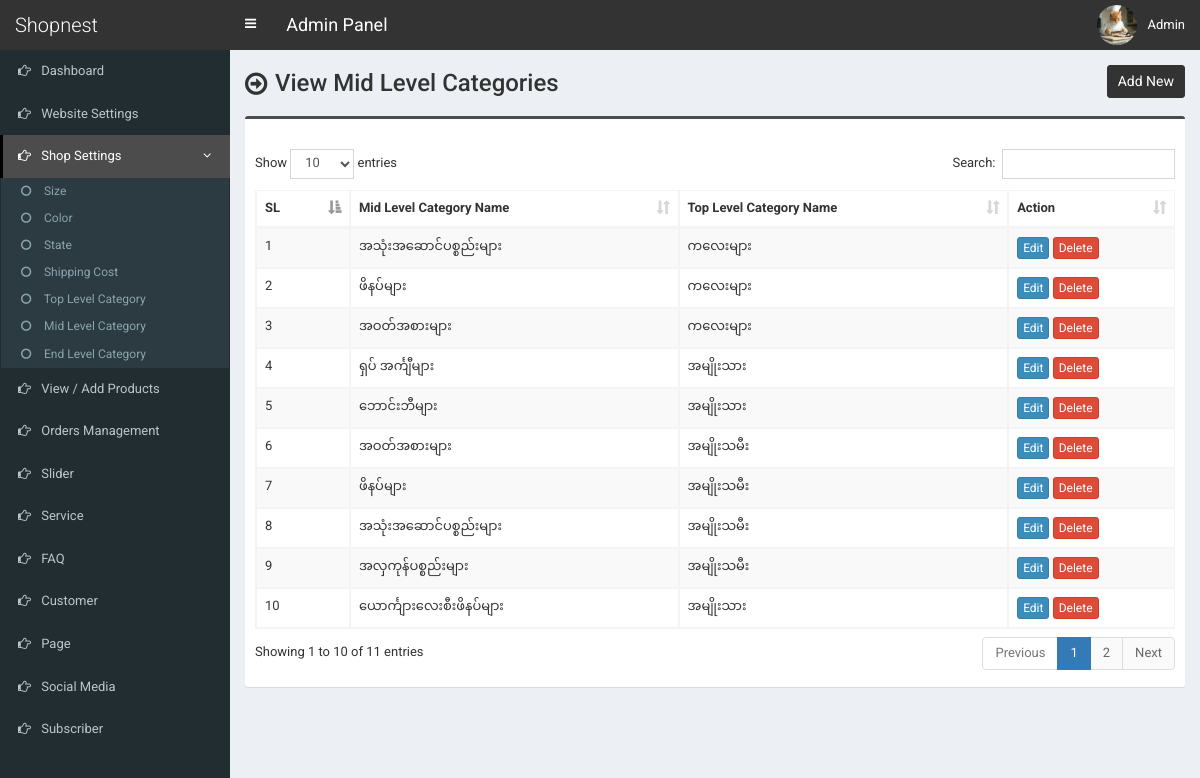
The page /admin/mid-category.php (signed in) on the database its author committed.
### tables this page shows
CREATE TABLE `tbl_mid_category` (
  `mcat_id` int(11) NOT NULL,
  `mcat_name` varchar(255) NOT NULL,
  `tcat_id` int(11) NOT NULL
);

CREATE TABLE `tbl_top_category` (
  `tcat_id` int(11) NOT NULL,
  `tcat_name` varchar(255) NOT NULL,
  `show_on_menu` int(1) NOT NULL
);

### admin/mid-category.php (the view, shortened to what this page needs)
<?php require_once('header.php'); ?>
<section class="content-header">
	<div class="content-header-left">
		<h1>View Mid Level Categories</h1>
	</div>
	<div class="content-header-right">
		<a href="mid-category-add.php" class="btn btn-primary btn-sm">Add New</a>
	</div>
</section>
<section class="content">
  <div class="row">
    <div class="col-md-12">
      <div class="box box-info">
        <div class="box-body table-responsive">
          <table id="example1" class="table table-bordered table-striped">
			<thead>
			    <tr>
			        <th>SL</th>
			        <th>Mid Level Category Name</th>
                    <th>Top Level Category Name</th>
			        <th>Action</th>
			    </tr>
			</thead>
            <tbody>
            	<?php
            	$i=0;
            	$statement = $pdo->prepare("SELECT *
                                    FROM tbl_mid_category t1
                                    JOIN tbl_top_category t2
                                    ON t1.tcat_id = t2.tcat_id
                                    ORDER BY t1.mcat_id DESC");
            	$statement->execute();
            	$result = $statement->fetchAll(PDO::FETCH_ASSOC);
            	foreach ($result as $row) {
            		$i++;
            		?>
					<tr>
	                    <td><?php echo $i; ?></td>
	                    <td><?php echo $row['mcat_name']; ?></td>
                        <td><?php echo $row['tcat_name']; ?></td>
	                    <td>
	                        <a href="mid-category-edit.php?id=<?php echo $row['mcat_id']; ?>" class="btn btn-primary btn-xs">Edit</a>
	                        <a href="#" class="btn btn-danger btn-xs" data-href="mid-category-delete.php?id=<?php echo $row['mcat_id']; ?>" data-toggle="modal" data-target="#confirm-delete">Delete</a>
	                    </td>
	                </tr>
            		<?php
            	}
            	?>
            </tbody>
          </table>
        </div>
      </div>
</section>
<?php require_once('footer.php'); ?>

### admin/style.css (style rules this page uses)
body { font-size: 13px; font-family: 'Roboto', sans-serif; }
.content-header>h1, .content-header .content-header-left h1 { font-family: 'Roboto', sans-serif; }
.box-info { padding-top: 20px; }
.content-header { overflow: hidden; }
.content-header .content-header-left { float: left; padding-top: 5px; }
.content-header .content-header-right { float: right; }
.content-header .content-header-left h1 { margin-top: 0; margin-bottom: 0; padding-left: 30px; padding-bottom: 5px; font-size: 24px; position: relative; }
.content-header .content-header-left h1:before { position: absolute; top: 0; left: 0; font-family: 'FontAwesome', sans-serif; font-size: 26px; content: '\f18e'; }
.content-header .content-header-right a { position: relative; font-size: 14px; }
.box.box-info { border-top-color: #4c4c4c; }
.content-header .content-header-right a { background-color: #333333; border-color: #333333; }

### rows shown on the page
tbl_mid_category: mcat_name "အသုံးအဆောင်ပစ္စည်းများ", tcat.tcat_name "ကလေးများ"
tbl_mid_category: mcat_name "ဖိနပ်များ", tcat.tcat_name "ကလေးများ"
tbl_mid_category: mcat_name "အဝတ်အစားများ", tcat.tcat_name "ကလေးများ"
tbl_mid_category: mcat_name "ရှပ် အင်္ကျီများ", tcat.tcat_name "အမျိုးသား"
tbl_mid_category: mcat_name "ဘောင်းဘီများ", tcat.tcat_name "အမျိုးသား"
tbl_mid_category: mcat_name "အဝတ်အစားများ", tcat.tcat_name "အမျိုးသမီး"
tbl_mid_category: mcat_name "ဖိနပ်များ", tcat.tcat_name "အမျိုးသမီး"
tbl_mid_category: mcat_name "အသုံးအဆောင်ပစ္စည်းများ", tcat.tcat_name "အမျိုးသမီး"
tbl_mid_category: mcat_name "အလှကုန်ပစ္စည်းများ", tcat.tcat_name "အမျိုးသမီး"
tbl_mid_category: mcat_name "ယောင်္ကျားလေးစီးဖိနပ်များ", tcat.tcat_name "အမျိုးသား"

### other values the page prints
$_SESSION['user']['full_name'] "Admin"
